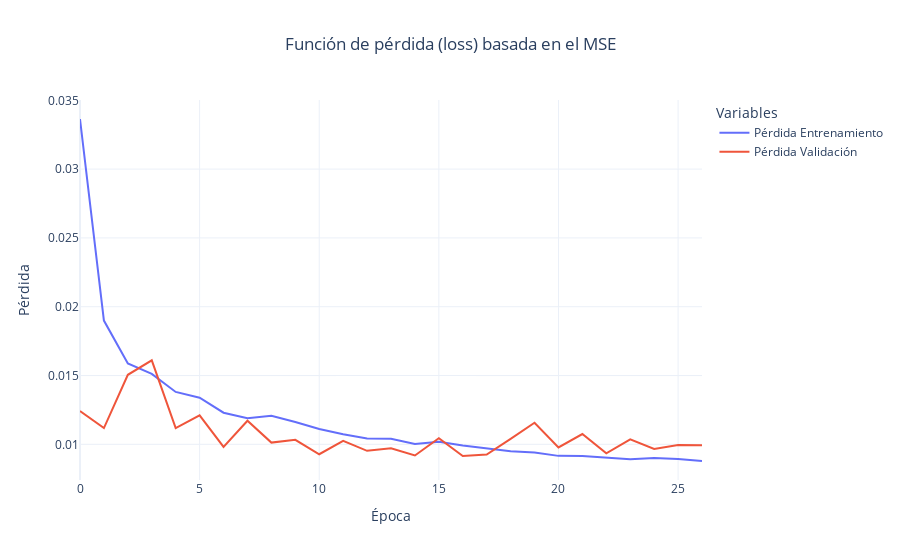
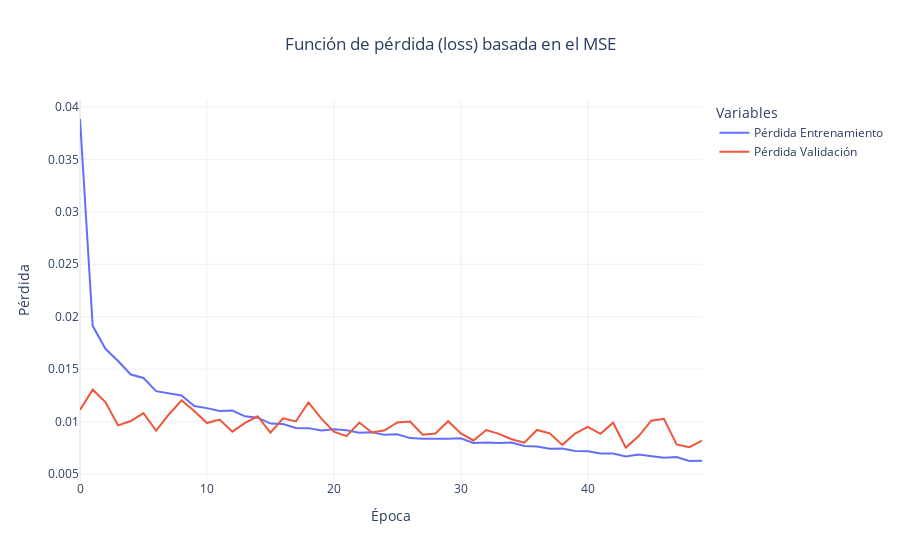
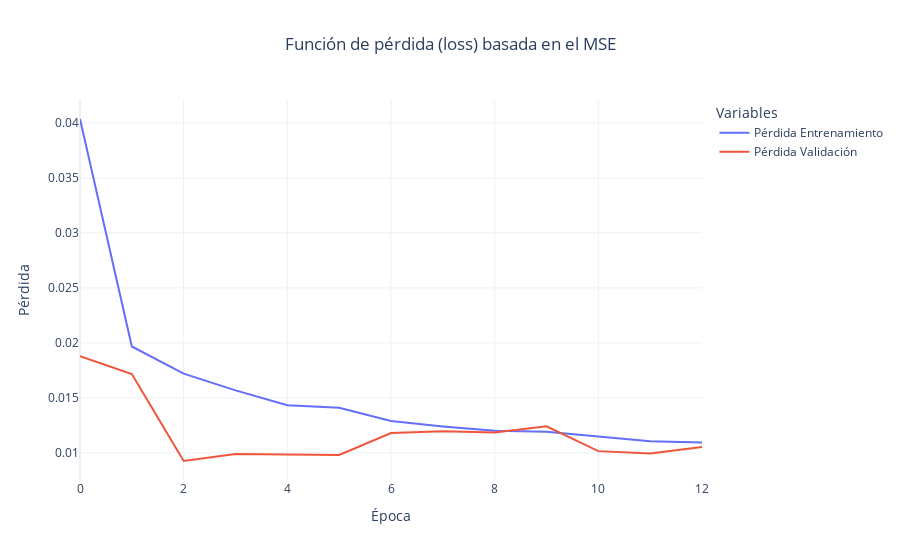

The cell these charts' notebook holds for them, in order:
### Code cell
# Cargar los datos y procesarlos
df_demanda = carga_dataframes(pw["host"], pw["user"], pw["password"], pw["database"])[1]
df = procesar_datos(df_demanda)
df = df.drop(columns="fecha")
TARGET = df["valor_(GWh)"]

# Configuración inicial
for ventana in [7, 15, 30]:
    n_features = len([col for col in df.columns if col != TARGET.name])
    X, y = crea_secuencias(df, TARGET.name, ventana)

    print("Forma de X:", X.shape)
    print("Forma de y:", y.shape)

    # División en entrenamiento y test
    X_train, X_test, y_train, y_test = train_test_split(X, y, test_size=0.2, shuffle=False)  # No barajar los datos
    redimensiona(X_train, X_test, ventana, n_features)

    # Construir y entrenar el modelo
    model, history = crea_gru(X.shape[2], ventana, X_train, X_test, y_train, y_test)
    grafica_loss_mae(history)

    # Predicciones 1-step
    pred_1step, real_1step = predice_1step(model, X_test, y_test, scaler, ventana, num_dias=ventana)

    # Predicciones multi-step
    pred_multistep = predice_multistep(model, X_test, scaler, ventana, num_dias_multi=ventana)

### Figure 1 — Plotly figure (JSON) as saved in the notebook; plotly's stock layout.template omitted (floating-point values rounded to 4 significant figures)
{"data": [{"hovertemplate": "variable=loss<br>Época=%{x}<br>Pérdida=%{y}<extra></extra>", "legendgroup": "loss", "line": {"color": "#636efa", "dash": "solid"}, "marker": {"symbol": "circle"}, "mode": "lines", "name": "Pérdida Entrenamiento", "orientation": "v", "showlegend": true, "type": "scatter", "x": [0, 1, 2, 3, 4, 5, 6, 7, 8, 9, 10, 11, 12, 13, 14, 15, 16, 17, 18, 19, 20, 21, 22, 23, 24, 25, 26], "xaxis": "x", "y": [0.03364, 0.01899, 0.01588, 0.01512, 0.01381, 0.01339, 0.0123, 0.0119, 0.01207, 0.01163, 0.01111, 0.01074, 0.01043, 0.0104, 0.01003, 0.01018, 0.009919, 0.009715, 0.009506, 0.009414, 0.009162, 0.009156, 0.009045, 0.008913, 0.009004, 0.008935, 0.008789], "yaxis": "y"}, {"hovertemplate": "variable=val_loss<br>Época=%{x}<br>Pérdida=%{y}<extra></extra>", "legendgroup": "val_loss", "line": {"color": "#EF553B", "dash": "solid"}, "marker": {"symbol": "circle"}, "mode": "lines", "name": "Pérdida Validación", "orientation": "v", "showlegend": true, "type": "scatter", "x": [0, 1, 2, 3, 4, 5, 6, 7, 8, 9, 10, 11, 12, 13, 14, 15, 16, 17, 18, 19, 20, 21, 22, 23, 24, 25, 26], "xaxis": "x", "y": [0.01242, 0.01118, 0.01505, 0.01611, 0.01118, 0.0121, 0.009815, 0.01171, 0.01013, 0.01033, 0.00928, 0.01026, 0.009529, 0.009721, 0.009193, 0.01044, 0.009145, 0.009259, 0.0104, 0.01157, 0.009772, 0.01075, 0.009342, 0.01036, 0.009666, 0.009945, 0.00993], "yaxis": "y"}], "layout": {"legend": {"title": {"text": "Variables"}, "tracegroupgap": 0}, "title": {"text": "Función de pérdida (loss) basada en el MSE", "x": 0.5}, "xaxis": {"anchor": "y", "domain": [0, 1], "title": {"text": "Época"}}, "yaxis": {"anchor": "x", "domain": [0, 1], "title": {"text": "Pérdida"}}}}

### Figure 2 — Plotly figure (JSON) as saved in the notebook; plotly's stock layout.template omitted (floating-point values rounded to 4 significant figures)
{"data": [{"hovertemplate": "variable=loss<br>Época=%{x}<br>Pérdida=%{y}<extra></extra>", "legendgroup": "loss", "line": {"color": "#636efa", "dash": "solid"}, "marker": {"symbol": "circle"}, "mode": "lines", "name": "Pérdida Entrenamiento", "orientation": "v", "showlegend": true, "type": "scatter", "x": [0, 1, 2, 3, 4, 5, 6, 7, 8, 9, 10, 11, 12, 13, 14, 15, 16, 17, 18, 19, 20, 21, 22, 23, 24, 25, 26, 27, 28, 29, 30, 31, 32, 33, 34, 35, 36, 37, 38, 39, 40, 41, 42, 43, 44, 45, 46, 47, 48, 49], "xaxis": "x", "y": [0.03885, 0.01913, 0.01694, 0.01577, 0.01449, 0.01416, 0.0129, 0.01268, 0.01249, 0.01148, 0.01128, 0.01101, 0.01105, 0.0105, 0.01037, 0.009808, 0.009759, 0.009397, 0.009376, 0.009151, 0.00926, 0.009168, 0.008938, 0.008989, 0.008734, 0.00879, 0.008423, 0.008355, 0.008343, 0.008367, 0.008414, 0.00797, 0.008017, 0.007962, 0.008013, 0.007669, 0.007623, 0.007409, 0.007436, 0.007189, 0.00717, 0.006953, 0.006957, 0.006666, 0.006851, 0.006734, 0.006546, 0.006623, 0.006242, 0.006274], "yaxis": "y"}, {"hovertemplate": "variable=val_loss<br>Época=%{x}<br>Pérdida=%{y}<extra></extra>", "legendgroup": "val_loss", "line": {"color": "#EF553B", "dash": "solid"}, "marker": {"symbol": "circle"}, "mode": "lines", "name": "Pérdida Validación", "orientation": "v", "showlegend": true, "type": "scatter", "x": [0, 1, 2, 3, 4, 5, 6, 7, 8, 9, 10, 11, 12, 13, 14, 15, 16, 17, 18, 19, 20, 21, 22, 23, 24, 25, 26, 27, 28, 29, 30, 31, 32, 33, 34, 35, 36, 37, 38, 39, 40, 41, 42, 43, 44, 45, 46, 47, 48, 49], "xaxis": "x", "y": [0.01112, 0.01304, 0.01186, 0.00964, 0.01005, 0.01081, 0.00913, 0.01068, 0.01203, 0.011, 0.009859, 0.0102, 0.009037, 0.009873, 0.01051, 0.008939, 0.01031, 0.01001, 0.01183, 0.0103, 0.009032, 0.008613, 0.009907, 0.008957, 0.009164, 0.009911, 0.01001, 0.008752, 0.00886, 0.01003, 0.008879, 0.0082, 0.009195, 0.00883, 0.008317, 0.00799, 0.009203, 0.008878, 0.00778, 0.008859, 0.009502, 0.008837, 0.009892, 0.00752, 0.008601, 0.01008, 0.01026, 0.007821, 0.007554, 0.008182], "yaxis": "y"}], "layout": {"legend": {"title": {"text": "Variables"}, "tracegroupgap": 0}, "title": {"text": "Función de pérdida (loss) basada en el MSE", "x": 0.5}, "xaxis": {"anchor": "y", "domain": [0, 1], "title": {"text": "Época"}}, "yaxis": {"anchor": "x", "domain": [0, 1], "title": {"text": "Pérdida"}}}}

### Figure 3 — Plotly figure (JSON) as saved in the notebook; plotly's stock layout.template omitted (floating-point values rounded to 4 significant figures)
{"data": [{"hovertemplate": "variable=loss<br>Época=%{x}<br>Pérdida=%{y}<extra></extra>", "legendgroup": "loss", "line": {"color": "#636efa", "dash": "solid"}, "marker": {"symbol": "circle"}, "mode": "lines", "name": "Pérdida Entrenamiento", "orientation": "v", "showlegend": true, "type": "scatter", "x": [0, 1, 2, 3, 4, 5, 6, 7, 8, 9, 10, 11, 12], "xaxis": "x", "y": [0.04036, 0.01967, 0.0172, 0.01568, 0.01433, 0.01409, 0.0129, 0.0124, 0.012, 0.01193, 0.01149, 0.01105, 0.01094], "yaxis": "y"}, {"hovertemplate": "variable=val_loss<br>Época=%{x}<br>Pérdida=%{y}<extra></extra>", "legendgroup": "val_loss", "line": {"color": "#EF553B", "dash": "solid"}, "marker": {"symbol": "circle"}, "mode": "lines", "name": "Pérdida Validación", "orientation": "v", "showlegend": true, "type": "scatter", "x": [0, 1, 2, 3, 4, 5, 6, 7, 8, 9, 10, 11, 12], "xaxis": "x", "y": [0.01878, 0.01716, 0.009258, 0.009897, 0.009858, 0.009802, 0.0118, 0.01195, 0.01185, 0.01241, 0.01016, 0.009936, 0.01053], "yaxis": "y"}], "layout": {"legend": {"title": {"text": "Variables"}, "tracegroupgap": 0}, "title": {"text": "Función de pérdida (loss) basada en el MSE", "x": 0.5}, "xaxis": {"anchor": "y", "domain": [0, 1], "title": {"text": "Época"}}, "yaxis": {"anchor": "x", "domain": [0, 1], "title": {"text": "Pérdida"}}}}
